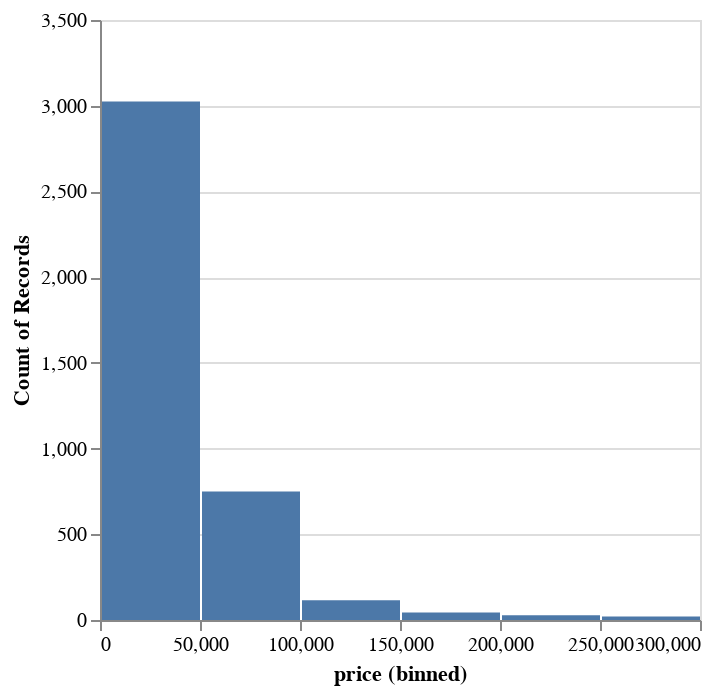

The notebook cell saved with this chart:
### Code cell
df.filter(pl.col("price") < 300000)["price"].plot.hist()
#skewed towards normally price or used cars which makes sense obviously

### Figure 1 — Vega-Lite specification as saved in the notebook (floating-point values rounded to 4 significant figures; data arrays with more than 128 entries replaced by an {"elided": "..."} marker saying what was removed)
{"config": {"view": {"continuousWidth": 300, "continuousHeight": 300}}, "data": {"name": "data-26c55dc7e6f4e5d422a88d2321e9321e"}, "mark": {"type": "bar", "tooltip": true}, "encoding": {"x": {"bin": true, "field": "price", "type": "quantitative"}, "y": {"aggregate": "count", "type": "quantitative"}}, "params": [{"name": "param_3", "select": {"type": "interval", "encodings": ["x", "y"]}, "bind": "scales"}], "$schema": "https://vega.github.io/schema/vega-lite/v5.20.1.json", "datasets": {"data-26c55dc7e6f4e5d422a88d2321e9321e": {"elided": "3981 records"}}}
